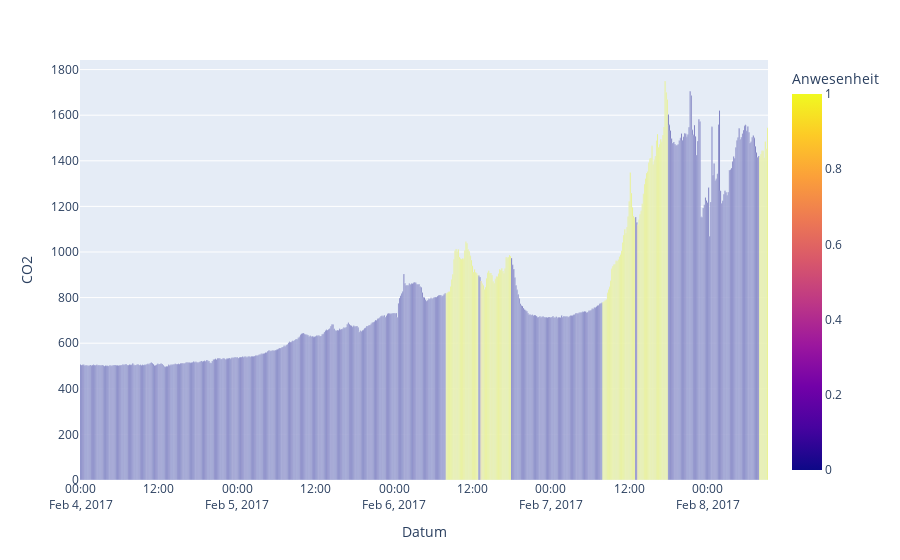

The cell this chart's notebook holds for it:
### Code cell
mSVC = SVC(**rsSV.best_params_)
mSVC.fit(X_train, y_train)

report(mSVC)
df_test["Anwesenheit"] = mSVC.predict(scaler.transform(df_test))
px.bar(df_test.resample("10min").mean(),y="CO2",color="Anwesenheit").show()
df_test.drop(columns="Anwesenheit",inplace=True)

### Figure 1 — Plotly figure (JSON) as saved in the notebook; plotly's stock layout.template omitted (floating-point values rounded to 4 significant figures; data arrays with more than 128 entries replaced by an {"elided": "..."} marker saying what was removed)
{"data": [{"alignmentgroup": "True", "hovertemplate": "Datum=%{x}<br>CO2=%{y}<br>Anwesenheit=%{marker.color}<extra></extra>", "legendgroup": "", "marker": {"color": {"elided": "632 float values"}, "coloraxis": "coloraxis", "pattern": {"shape": ""}}, "name": "", "offsetgroup": "", "orientation": "v", "showlegend": false, "textposition": "auto", "type": "bar", "x": {"elided": "632 str values"}, "xaxis": "x", "y": {"elided": "632 float values"}, "yaxis": "y"}], "layout": {"barmode": "relative", "coloraxis": {"colorbar": {"title": {"text": "Anwesenheit"}}, "colorscale": [[0, "#0d0887"], [0.1111, "#46039f"], [0.2222, "#7201a8"], [0.3333, "#9c179e"], [0.4444, "#bd3786"], [0.5556, "#d8576b"], [0.6667, "#ed7953"], [0.7778, "#fb9f3a"], [0.8889, "#fdca26"], [1, "#f0f921"]]}, "legend": {"tracegroupgap": 0}, "margin": {"t": 60}, "xaxis": {"anchor": "y", "domain": [0, 1], "title": {"text": "Datum"}}, "yaxis": {"anchor": "x", "domain": [0, 1], "title": {"text": "CO2"}}}}
